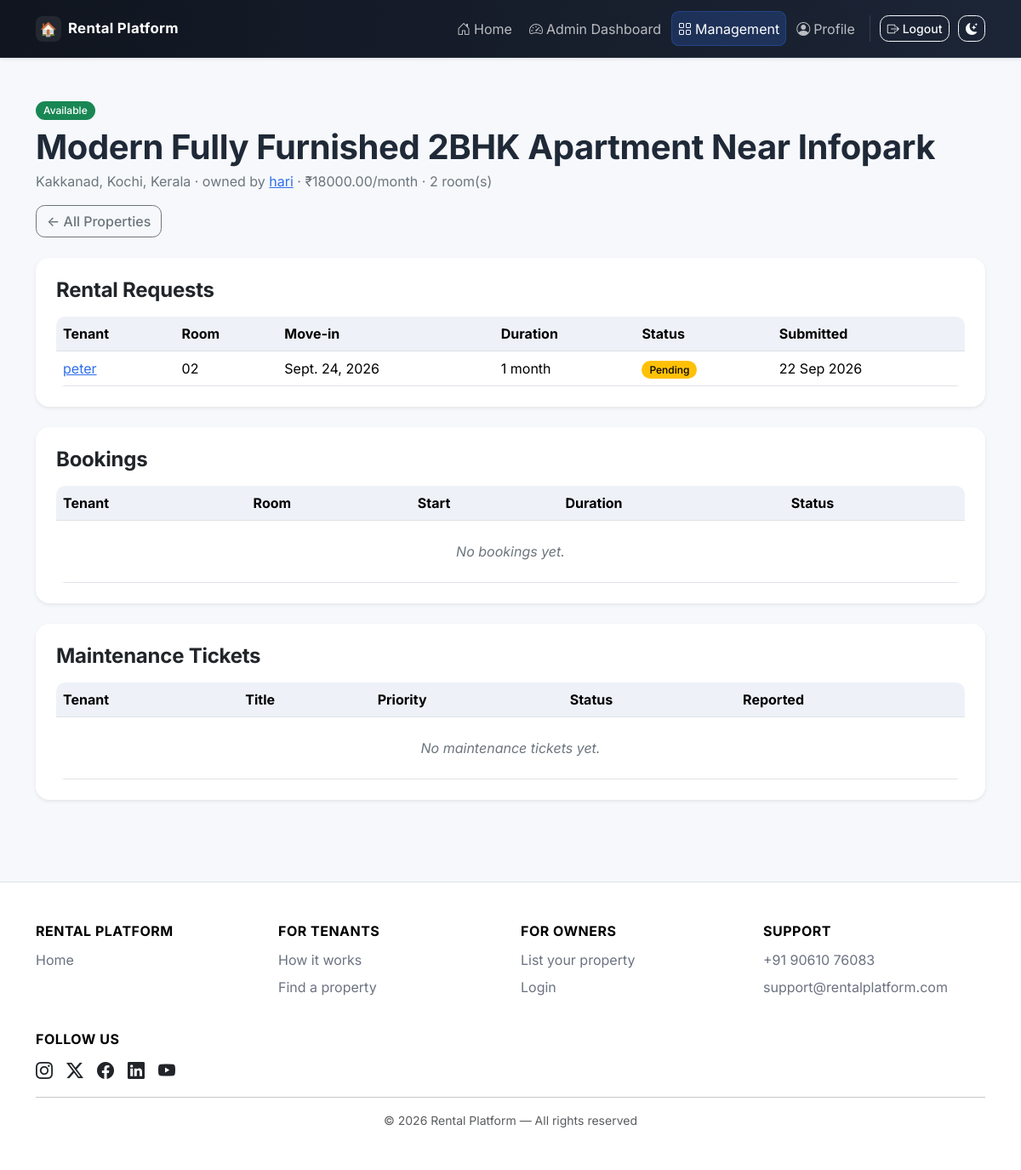
/admin-dashboard/properties/5/ (signed in), run on an earlier commit of the app's database.
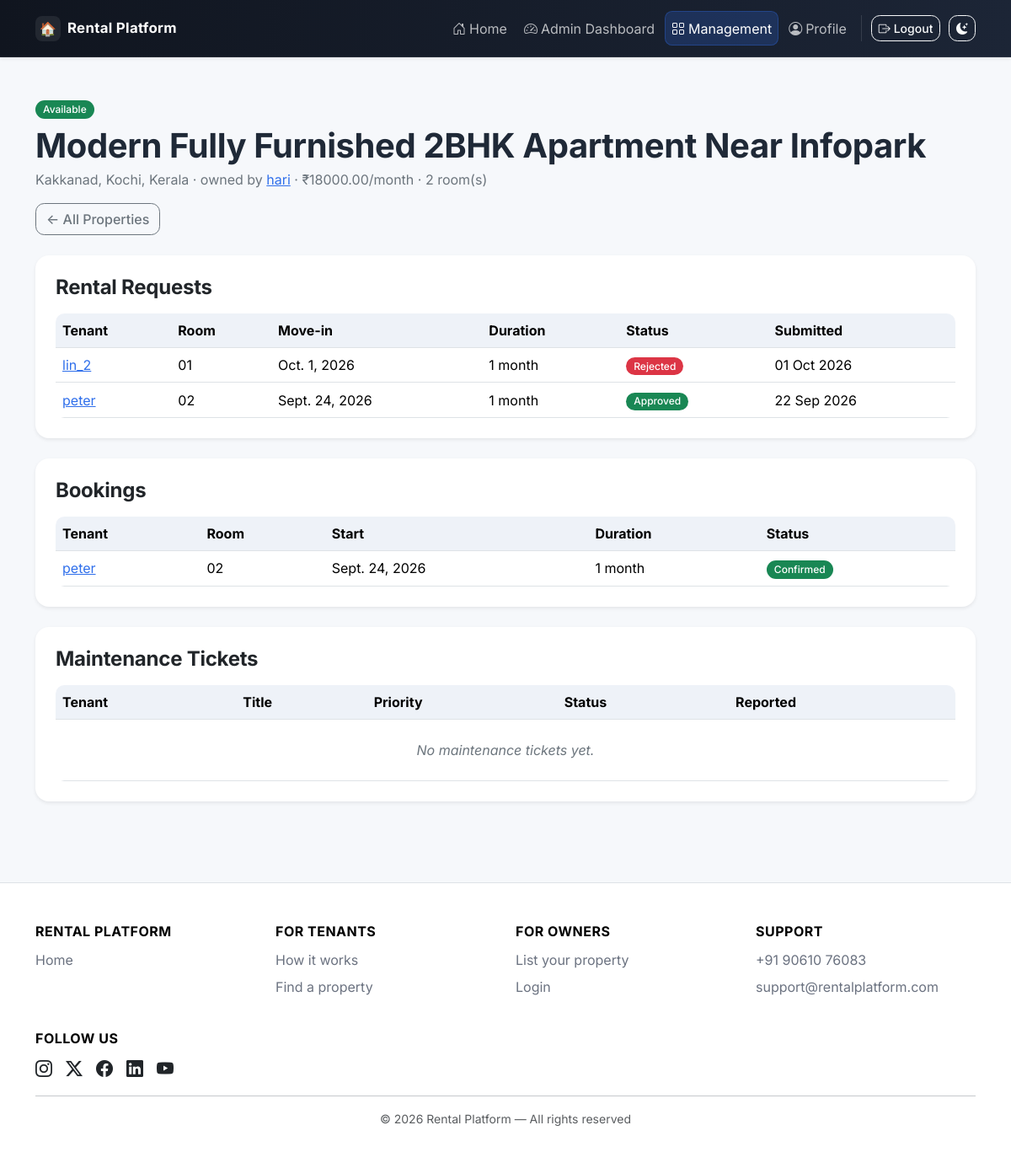
And on a later commit of the database.
### properties/models.py (models this page shows, shortened)
class Property(models.Model):
    class PropertyType(models.TextChoices):
        APARTMENT = "APARTMENT", "Apartment"
        HOUSE = "HOUSE", "House"
        VILLA = "VILLA", "Villa"
        STUDIO = "STUDIO", "Studio"
        PG = "PG", "PG / Shared Accommodation"
        OFFICE = "OFFICE", "Office"
        OTHER = "OTHER", "Other"
    owner = models.ForeignKey(
        settings.AUTH_USER_MODEL,
        on_delete=models.CASCADE,
        related_name="properties",
    )
    title = models.CharField(max_length=200)
    description = models.TextField()
    property_type = models.CharField(max_length=20, choices=PropertyType.choices)
    location = models.CharField(max_length=150, db_index=True)
    address = models.TextField()
    latitude = models.DecimalField(
        max_digits=9,
        decimal_places=6,
        null=True,
        blank=True,
        validators=[MinValueValidator(-90), MaxValueValidator(90)],
    )
    longitude = models.DecimalField(
        max_digits=9,
        decimal_places=6,
        null=True,
        blank=True,
        validators=[MinValueValidator(-180), MaxValueValidator(180)],
    )
    number_of_rooms = models.PositiveIntegerField(default=1)
    rent = models.DecimalField(max_digits=12, decimal_places=2, validators=[MinValueValidator(0)])
    available = models.BooleanField(default=True, db_index=True)
    amenities = models.ManyToManyField(Amenity, blank=True, related_name="properties")
    created_at = models.DateTimeField(auto_now_add=True)
    updated_at = models.DateTimeField(auto_now=True)
    class Meta:
        ordering = ["-created_at"]

class Room(models.Model):
    class RoomType(models.TextChoices):
        SINGLE = "SINGLE", "Single"
        DOUBLE = "DOUBLE", "Double"
        SHARED = "SHARED", "Shared"
        MASTER = "MASTER", "Master"
        OTHER = "OTHER", "Other"
    property = models.ForeignKey(Property, on_delete=models.CASCADE, related_name="rooms")
    room_number = models.CharField(max_length=50)
    room_type = models.CharField(max_length=20, choices=RoomType.choices, default=RoomType.SINGLE)
    rent = models.DecimalField(max_digits=12, decimal_places=2, validators=[MinValueValidator(0)])
    available = models.BooleanField(default=True)
    description = models.TextField(blank=True)
    class Meta:
        ordering = ["room_number"]
        constraints = [
            models.UniqueConstraint(fields=["property", "room_number"], name="unique_room_number_per_property")
        ]

### accounts/models.py (models this page shows, shortened)
class User(AbstractUser):
    class Role(models.TextChoices):
        ADMIN = "ADMIN", "Admin"
        OWNER = "OWNER", "Property Owner"
        TENANT = "TENANT", "Tenant"
        TECHNICIAN = "TECHNICIAN", "Technician"
    email = models.EmailField(unique=True)
    phone = models.CharField(max_length=15, blank=True)
    profile_image = models.ImageField(upload_to="profiles/", blank=True, null=True)
    role = models.CharField(max_length=10, choices=Role.choices, default=Role.TENANT)

### bookings/models.py (models this page shows, shortened)
class RentalRequest(models.Model):
    class Status(models.TextChoices):
        PENDING = "PENDING", "Pending"
        APPROVED = "APPROVED", "Approved"
        REJECTED = "REJECTED", "Rejected"
        CANCELLED = "CANCELLED", "Cancelled"
    tenant = models.ForeignKey(settings.AUTH_USER_MODEL, on_delete=models.CASCADE, related_name="rental_requests")
    property = models.ForeignKey(Property, on_delete=models.CASCADE, related_name="rental_requests")
    room = models.ForeignKey(Room, on_delete=models.SET_NULL, null=True, blank=True, related_name="rental_requests")
    move_in_date = models.DateField()
    duration_months = models.PositiveSmallIntegerField(
        "Rental duration (months)",
        default=MIN_RENTAL_MONTHS,
        validators=[MinValueValidator(MIN_RENTAL_MONTHS), MaxValueValidator(MAX_RENTAL_MONTHS)],
    )
    message = models.TextField(blank=True)
    status = models.CharField(max_length=12, choices=Status.choices, default=Status.PENDING, db_index=True)
    owner_note = models.TextField(blank=True)
    created_at = models.DateTimeField(auto_now_add=True)
    updated_at = models.DateTimeField(auto_now=True)
    class Meta:
        ordering = ["-created_at"]
    def duration_display(self):
        return format_duration(self.duration_months)

class Booking(models.Model):
    class Status(models.TextChoices):
        CONFIRMED = "CONFIRMED", "Confirmed"
        CANCELLED = "CANCELLED", "Cancelled"
        COMPLETED = "COMPLETED", "Completed"
    rental_request = models.OneToOneField(RentalRequest, on_delete=models.PROTECT, related_name="booking")
    tenant = models.ForeignKey(settings.AUTH_USER_MODEL, on_delete=models.CASCADE, related_name="bookings")
    property = models.ForeignKey(Property, on_delete=models.PROTECT, related_name="bookings")
    room = models.ForeignKey(Room, on_delete=models.PROTECT, null=True, blank=True, related_name="bookings")
    start_date = models.DateField()
    duration_months = models.PositiveSmallIntegerField(
        "Rental duration (months)",
        default=MIN_RENTAL_MONTHS,
        validators=[MinValueValidator(MIN_RENTAL_MONTHS), MaxValueValidator(MAX_RENTAL_MONTHS)],
    )
    status = models.CharField(max_length=12, choices=Status.choices, default=Status.CONFIRMED, db_index=True)
    created_at = models.DateTimeField(auto_now_add=True)
    updated_at = models.DateTimeField(auto_now=True)
    class Meta:
        ordering = ["-created_at"]
    def duration_display(self):
        return format_duration(self.duration_months)

### core/views.py (the view)
# urls.py: path("admin-dashboard/properties/<int:pk>/", views.admin_property_detail, name="admin_property_detail"),
@login_required
def admin_property_detail(request, pk):
    if not _admin_only(request):
        messages.error(request, "Admin access is required.")
        return redirect("accounts:dashboard")
    property_obj = get_object_or_404(Property.objects.select_related("owner"), pk=pk)
    return render(request, "core/admin_property_detail.html", {
        "property": property_obj,
        "rental_requests": RentalRequest.objects.filter(property=property_obj).select_related("tenant", "room"),
        "bookings": Booking.objects.filter(property=property_obj).select_related("tenant", "room"),
        "tickets": MaintenanceTicket.objects.filter(property=property_obj).select_related("tenant"),
    })

### templates/core/admin_property_detail.html (shortened to what this page needs)
{% extends "base.html" %}
{% block content %}
<div class="container py-5">
  <div class="d-flex flex-wrap justify-content-between align-items-center gap-3 mb-4">
    <div>
      {% if property.available %}<span class="badge text-bg-success">Available</span>{% else %}<span class="badge text-bg-secondary">Not available</span>{% endif %}
      <h1 class="fw-bold mt-2 mb-1">{{ property.title }}</h1>
      <p class="text-secondary mb-0">{{ property.location }} &middot; owned by <a href="{% url 'core:admin_user_detail' property.owner.pk %}">{{ property.owner.username }}</a> &middot; ₹{{ property.rent }}/month &middot; {{ property.number_of_rooms }} room(s)</p>
    </div>
    <a class="btn btn-outline-secondary" href="{% url 'core:admin_properties' %}">&larr; All Properties</a>
  </div>
  <div class="card border-0 shadow-sm mb-4"><div class="card-body p-4">
    <h4 class="fw-bold mb-3">Rental Requests</h4>
    <div class="table-responsive"><table class="table align-middle mb-0">
      <thead><tr><th>Tenant</th><th>Room</th><th>Move-in</th><th>Duration</th><th>Status</th><th>Submitted</th></tr></thead>
      <tbody>
        {% for item in rental_requests %}
        <tr>
          <td><a href="{% url 'core:admin_user_detail' item.tenant.pk %}">{{ item.tenant.username }}</a></td>
          <td>{% if item.room %}{{ item.room.room_number }}{% else %}Entire property{% endif %}</td>
          <td>{{ item.move_in_date }}</td>
          <td>{{ item.duration_display }}</td>
          <td><span class="badge {% if item.status == 'APPROVED' %}text-bg-success{% elif item.status == 'REJECTED' %}text-bg-danger{% elif item.status == 'CANCELLED' %}text-bg-secondary{% else %}text-bg-warning{% endif %}">{{ item.get_status_display }}</span></td>
          <td>{{ item.created_at|date:"d M Y" }}</td>
        </tr>
        {% empty %}<tr><td colspan="6" class="text-center text-secondary py-4">No rental requests yet.</td></tr>{% endfor %}
      </tbody>
    </table></div>
  </div></div>
  <div class="card border-0 shadow-sm mb-4"><div class="card-body p-4">
    <h4 class="fw-bold mb-3">Bookings</h4>
    <div class="table-responsive"><table class="table align-middle mb-0">
      <thead><tr><th>Tenant</th><th>Room</th><th>Start</th><th>Duration</th><th>Status</th></tr></thead>
      <tbody>
        {% for booking in bookings %}
        <tr>
          <td><a href="{% url 'core:admin_user_detail' booking.tenant.pk %}">{{ booking.tenant.username }}</a></td>
          <td>{% if booking.room %}{{ booking.room.room_number }}{% else %}Entire property{% endif %}</td>
          <td>{{ booking.start_date }}</td>
          <td>{{ booking.duration_display }}</td>
          <td><span class="badge {% if booking.status == 'CONFIRMED' %}text-bg-success{% elif booking.status == 'COMPLETED' %}text-bg-secondary{% else %}text-bg-danger{% endif %}">{{ booking.get_status_display }}</span></td>
        </tr>
        {% empty %}<tr><td colspan="5" class="text-center text-secondary py-4">No bookings yet.</td></tr>{% endfor %}
      </tbody>
    </table></div>
  </div></div>
  <div class="card border-0 shadow-sm"><div class="card-body p-4">
    <h4 class="fw-bold mb-3">Maintenance Tickets</h4>
    <div class="table-responsive"><table class="table align-middle mb-0">
      <thead><tr><th>Tenant</th><th>Title</th><th>Priority</th><th>Status</th><th>Reported</th></tr></thead>
      <tbody>
        {% for ticket in tickets %}
        <tr>
          <td><a href="{% url 'core:admin_user_detail' ticket.tenant.pk %}">{{ ticket.tenant.username }}</a></td>
          <td>{{ ticket.title }}</td>
          <td>{{ ticket.get_priority_display }}</td>
          <td><span class="badge {% if ticket.status == 'RESOLVED' or ticket.status == 'CLOSED' %}text-bg-success{% elif ticket.status == 'OPEN' %}text-bg-danger{% else %}text-bg-warning{% endif %}">{{ ticket.get_status_display }}</span></td>
          <td>{{ ticket.created_at|date:"d M Y" }}</td>
        </tr>
        {% empty %}<tr><td colspan="5" class="text-center text-secondary py-4">No maintenance tickets yet.</td></tr>{% endfor %}
      </tbody>
    </table></div>
  </div></div>
</div>
{% endblock %}

What changed in the data, as far as the page shows it:
added RentalRequest: tenant.username "lin_2", room.room_number "01", move_in_date "Oct. 1, 2026", duration_display "1 month", status "Rejected", created_at "01 Oct 2026"
changed RentalRequest "peter": status "Pending" → "Approved"
added Booking: tenant.username "peter", room.room_number "02", start_date "Sept. 24, 2026", duration_display "1 month", status "Confirmed"
Also different on the page:
text no longer shown: "No bookings yet."
